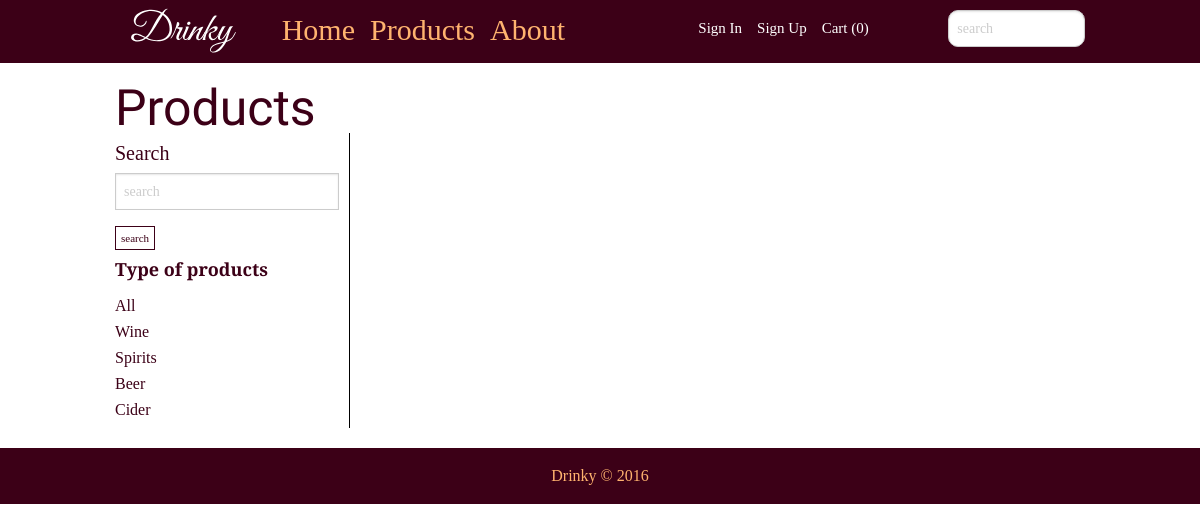
Before: /product.php?filter=Wine with the older database file.
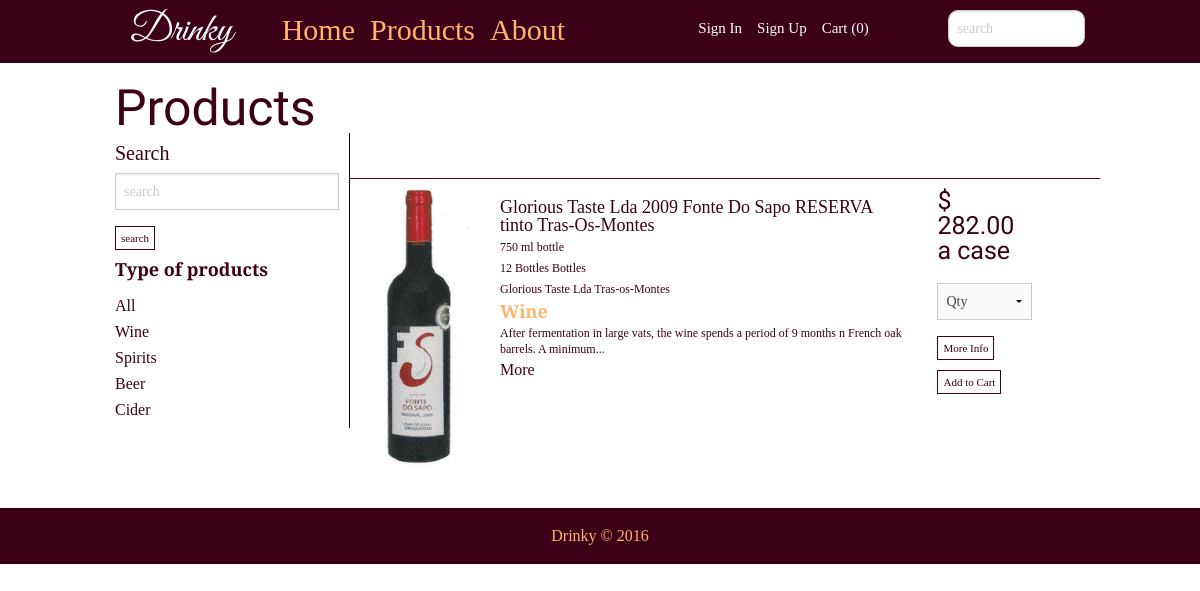
After: the same page with the newer database file.
### tables this page shows
CREATE TABLE tbl_drink (
  drink_id smallint(5) unsigned NOT NULL,
  drink_title varchar(100) NOT NULL,
  drink_amount varchar(50) NOT NULL,
  drink_case varchar(50) NOT NULL,
  drink_price varchar(100) NOT NULL,
  drink_img varchar(100) NOT NULL,
  drink_type varchar(50) NOT NULL,
  drink_info text NOT NULL,
  drink_comp varchar(100) NOT NULL
);

### admin/includes/functions.php (called while the page is built, shortened)
<?php
function filterDrink($filter){
	include('connect.php');
	$filterquery = "SELECT * FROM tbl_drink WHERE drink_type  = '{$filter}'";
	$run = mysqli_query($link, $filterquery);
	if ($run) {
		return $run;
	}else{
		$error =  "There was an error accessing this information.  Please contact your admin.";
		return $error;
	}
}
 ?>

### product.php (the view, shortened to what this page needs)
<?php
if (isset($_POST['search'])){
	$search_term = trim($_POST['searchBox']);
	$getDrink = search($search_term);
}
else if (isset($_GET['filter'])) {
	$filter = $_GET['filter'];
	$getDrink = filterDrink($filter);
}
else{
	$tbl = "tbl_drink";
	$getDrink = getAll($tbl);
}
 ?>
<html>
<head>
<link rel="stylesheet" href="css/foundation.min.css"/>
<link href="css/reset.css" rel="stylesheet" type="text/css" media="screen">
<link href="css/main.css" rel="stylesheet" type="text/css" media="screen">
</head>
<body>
<header class="topBar">
	<div class="row">
		<div class="small-3 large-2 columns">
			<img class="logoSmall" src="images/drinky_logo_word.svg" alt="logo">
		</div>
		<nav class="show-for-medium-up large-5 columns">
			<ul>
				<li><a href="index.php">Home</a></li>
				<li><a href="product.php">Products</a></li>
				<li><a href="about.php">About</a></li>
			</ul>
		</nav>
		<div class="small-9 large-3 columns log">
			<ul>
				<li><a href="signin.php">Sign In</a></li>
				<li><a href="signup.php">Sign Up</a></li>
				<li><a href="">Cart (0)</a></li>
			</ul>
		</div>
		<div class="small-12 large-2 columns headSearch">
			<input placeholder="search"  type="search">
		</div>
	</div>
</header>
<section class="row productTitle">
	<h2 class="small-12 large-12 columns">Products</h2>
	<div class="small-12 large-12 columns">
		<div class="row product" data-equalizer>
			<div class="small-12 large-3 columns filterBar" data-equalizer-watch>
				<h3>Search</h3>
				<form method="post" action="product.php">
					<input type="search" name="searchBox" placeholder="search">
					<input type="submit" name="search" value="search" class="buttEdit">
				</form>
				<p>Type of products</p>
				<ul>
					<li><a href="product.php">All</a></li>
					<li><a href="product.php?filter=Wine">Wine</a></li>
					<li><a href="product.php?filter=Spirits">Spirits</a></li>
					<li><a href="product.php?filter=Beer">Beer</a></li>
					<li><a href="product.php?filter=Cider">Cider</a></li>
				</ul>
			</div>
		<div class="small-12 large-9 columns prodCon" data-equalizer-watch>
			<?php
			if(!is_string($getDrink)){
				while($row = mysqli_fetch_array($getDrink)){
					$str = "{$row['drink_info']}";
					$pos = strpos($str, ' ', 100);
					echo "
					<div class=\"row\">
						<div class=\"conPad\">
							<div class=\"small-2 large-2 columns prodImage\">
								<img src=\"images/{$row['drink_img']}\"alt=\"{$row['drink_title']}\">
							</div>
							<div class=\"small-9 large-7 columns prodInfo\">
								<h3 class=\"prodName\">{$row['drink_title']}</h3>
								<p>{$row['drink_amount']} bottle</p>
								<p>{$row['drink_case']} Bottles</p>
								<p>{$row['drink_comp']}</p>
								<div class=\"type\">
									<h3>{$row['drink_type']}</h3>
								</div><p>";
								if ($pos !== false){
									echo substr($str, 0, $pos);
								}
								echo "...</p>";
								echo "<a href=\"admin/drink_details.php?id={$row['drink_id']}\">More</a>";
						echo "
							</div>
							<div class=\"small-12 large-2 end columns  priceInfo\">
								<h3>$ {$row['drink_price']} <br><span>a case</span></h3>
								<select>
									<option>Qty</option>
									<option>1</option>
									<option>2</option>
									<option>3</option>
									<option>4</option>
									<option>5</option>
								</select>
								<a href=\"admin/drink_details.php?id={$row['drink_id']}\"><input class=\"buttEdit\" type=\"button\" value=\"More Info\"></a>
								<input class=\"buttEdit\" type=\"button\" value=\"Add to Cart\">
							</div>
						</div>
					</div>";
				}
			}else{
				echo "{$getDrink}";
			}
			 ?>
			</div>
		</div>
	</div>
</section>
<section class="footer">
	<footer>Drinky &copy; 2016</footer>
</section>
</body>
</html>

Changed rows visible on the page:
added tbl_drink: drink_img (picture), drink_title "Glorious Taste Lda 2009 Fonte Do Sapo RESERVA tinto Tras-Os-Montes", drink_amount "750 ml", drink_case "12 Bottles", drink_comp "Glorious Taste Lda Tras-os-Montes", drink_type "Wine", drink_info "After fermentation in large vats, the wine spends a period of 9 months n French oak barrels. A minimum", drink_price "282.00"
